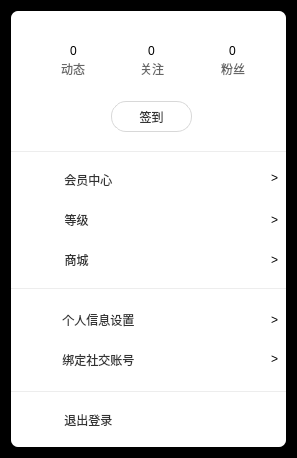
<?xml version="1.0" encoding="UTF-8"?>
<ui version="4.0">
 <class>Dialog</class>
 <widget class="QDialog" name="Dialog">
  <property name="geometry">
   <rect>
    <x>0</x>
    <y>0</y>
    <width>297</width>
    <height>458</height>
   </rect>
  </property>
  <property name="windowTitle">
   <string>Dialog</string>
  </property>
  <property name="styleSheet">
   <string notr="true">#Dialog {
	background-color: rgb(0, 0, 0);
}
#widget {
	background-color: rgb(255, 255, 255);
	border-radius: 20px;
}
#closeButton {
	border: none;
	background-color: rgb(255, 255, 255);
}
#closeButton:hover {
	color: white;
	background-color: rgb(232, 16, 16);
}</string>
  </property>
  <layout class="QVBoxLayout" name="verticalLayout">
   <item>
    <widget class="QWidget" name="widget" native="true">
     <property name="styleSheet">
      <string notr="true">border-radius:7px;</string>
     </property>
     <widget class="QLabel" name="label">
      <property name="geometry">
       <rect>
        <x>50</x>
        <y>50</y>
        <width>31</width>
        <height>16</height>
       </rect>
      </property>
      <property name="font">
       <font>
        <family>微软雅黑</family>
       </font>
      </property>
      <property name="styleSheet">
       <string notr="true">font: 9pt &quot;微软雅黑&quot;;
color: rgb(103, 103, 103);</string>
      </property>
      <property name="text">
       <string>动态</string>
      </property>
     </widget>
     <widget class="QLabel" name="label_2">
      <property name="geometry">
       <rect>
        <x>129</x>
        <y>50</y>
        <width>31</width>
        <height>16</height>
       </rect>
      </property>
      <property name="font">
       <font>
        <family>微软雅黑</family>
       </font>
      </property>
      <property name="styleSheet">
       <string notr="true">font: 9pt &quot;微软雅黑&quot;;
color: rgb(103, 103, 103);</string>
      </property>
      <property name="text">
       <string>关注</string>
      </property>
     </widget>
     <widget class="QLabel" name="label_3">
      <property name="geometry">
       <rect>
        <x>210</x>
        <y>50</y>
        <width>31</width>
        <height>16</height>
       </rect>
      </property>
      <property name="font">
       <font>
        <family>微软雅黑</family>
       </font>
      </property>
      <property name="styleSheet">
       <string notr="true">font: 9pt &quot;微软雅黑&quot;;
color: rgb(103, 103, 103);</string>
      </property>
      <property name="text">
       <string>粉丝</string>
      </property>
     </widget>
     <widget class="QLabel" name="label_news">
      <property name="geometry">
       <rect>
        <x>42</x>
        <y>29</y>
        <width>41</width>
        <height>21</height>
       </rect>
      </property>
      <property name="styleSheet">
       <string notr="true">font: 16pt &quot;微软雅黑&quot;;</string>
      </property>
      <property name="text">
       <string>0</string>
      </property>
      <property name="alignment">
       <set>Qt::AlignCenter</set>
      </property>
     </widget>
     <widget class="QLabel" name="label_follow">
      <property name="geometry">
       <rect>
        <x>120</x>
        <y>29</y>
        <width>41</width>
        <height>21</height>
       </rect>
      </property>
      <property name="styleSheet">
       <string notr="true">font: 16pt &quot;微软雅黑&quot;;</string>
      </property>
      <property name="text">
       <string>0</string>
      </property>
      <property name="alignment">
       <set>Qt::AlignCenter</set>
      </property>
     </widget>
     <widget class="QLabel" name="label_followers">
      <property name="geometry">
       <rect>
        <x>201</x>
        <y>29</y>
        <width>41</width>
        <height>21</height>
       </rect>
      </property>
      <property name="styleSheet">
       <string notr="true">font: 16pt &quot;微软雅黑&quot;;</string>
      </property>
      <property name="text">
       <string>0</string>
      </property>
      <property name="alignment">
       <set>Qt::AlignCenter</set>
      </property>
     </widget>
     <widget class="QPushButton" name="button_sign">
      <property name="geometry">
       <rect>
        <x>100</x>
        <y>90</y>
        <width>81</width>
        <height>31</height>
       </rect>
      </property>
      <property name="cursor">
       <cursorShape>PointingHandCursor</cursorShape>
      </property>
      <property name="styleSheet">
       <string notr="true">QPushButton#button_sign{
border-radius:15px;
color: rgb(51, 51, 51);
font: 11pt &quot;微软雅黑&quot;;
border:1px solid;
border-color: rgb(216, 216, 216);
qproperty-icon: url(:/pic/images/signicon.png) off, url(:/pic/images/signicon.png) on;
}
QPushButton#button_sign:hover{
background-color: rgb(243, 243, 243);
}</string>
      </property>
      <property name="text">
       <string>签到</string>
      </property>
     </widget>
     <widget class="QLabel" name="label_line">
      <property name="geometry">
       <rect>
        <x>0</x>
        <y>140</y>
        <width>281</width>
        <height>1</height>
       </rect>
      </property>
      <property name="font">
       <font>
        <family>微软雅黑</family>
       </font>
      </property>
      <property name="styleSheet">
       <string notr="true">font: 9pt &quot;微软雅黑&quot;;
color: rgb(103, 103, 103);
border:1px solid;
border-color: rgb(237, 237, 237);</string>
      </property>
      <property name="text">
       <string/>
      </property>
     </widget>
     <widget class="QPushButton" name="button_vipcenter">
      <property name="geometry">
       <rect>
        <x>0</x>
        <y>150</y>
        <width>281</width>
        <height>38</height>
       </rect>
      </property>
      <property name="styleSheet">
       <string notr="true">QPushButton#button_vipcenter{
border-radius:0px;
font: 10pt &quot;微软雅黑&quot;;
color: rgb(51, 51, 51);
qproperty-icon: url(:/pic/images/vipcenter_icon.png) off, url(:/pic/images/vipcenter_icon.png) on;
}
QPushButton#button_vipcenter:hover{
background-color: rgb(240, 241, 242);
}</string>
      </property>
      <property name="text">
       <string>会员中心                                      </string>
      </property>
     </widget>
     <widget class="QLabel" name="label_4">
      <property name="geometry">
       <rect>
        <x>260</x>
        <y>157</y>
        <width>16</width>
        <height>20</height>
       </rect>
      </property>
      <property name="styleSheet">
       <string notr="true">font: 14pt &quot;Agency FB&quot;;</string>
      </property>
      <property name="text">
       <string>&gt;</string>
      </property>
     </widget>
     <widget class="QPushButton" name="button_grade">
      <property name="geometry">
       <rect>
        <x>0</x>
        <y>190</y>
        <width>281</width>
        <height>38</height>
       </rect>
      </property>
      <property name="styleSheet">
       <string notr="true">QPushButton#button_grade{
border-radius:0px;
font: 10pt &quot;微软雅黑&quot;;
color: rgb(51, 51, 51);
qproperty-icon: url(:/pic/images/grade_icon.png) off, url(:/pic/images/grade_icon.png) on;
}
QPushButton#button_grade:hover{
background-color: rgb(240, 241, 242);
}</string>
      </property>
      <property name="text">
       <string>等级                                             </string>
      </property>
     </widget>
     <widget class="QPushButton" name="button_mall">
      <property name="geometry">
       <rect>
        <x>0</x>
        <y>230</y>
        <width>281</width>
        <height>38</height>
       </rect>
      </property>
      <property name="styleSheet">
       <string notr="true">QPushButton#button_mall{
border-radius:0px;
font: 10pt &quot;微软雅黑&quot;;
color: rgb(51, 51, 51);
qproperty-icon: url(:/pic/images/mall_icon.png) off, url(:/pic/images/mall_icon.png) on;
}
QPushButton#button_mall:hover{
background-color: rgb(240, 241, 242);
}</string>
      </property>
      <property name="text">
       <string>商城                                             </string>
      </property>
     </widget>
     <widget class="QLabel" name="label_line_2">
      <property name="geometry">
       <rect>
        <x>0</x>
        <y>277</y>
        <width>281</width>
        <height>1</height>
       </rect>
      </property>
      <property name="font">
       <font>
        <family>微软雅黑</family>
       </font>
      </property>
      <property name="styleSheet">
       <string notr="true">font: 9pt &quot;微软雅黑&quot;;
color: rgb(103, 103, 103);
border:1px solid;
border-color: rgb(237, 237, 237);</string>
      </property>
      <property name="text">
       <string/>
      </property>
     </widget>
     <widget class="QPushButton" name="button_info">
      <property name="geometry">
       <rect>
        <x>0</x>
        <y>290</y>
        <width>281</width>
        <height>38</height>
       </rect>
      </property>
      <property name="styleSheet">
       <string notr="true">QPushButton#button_info{
border-radius:0px;
font: 10pt &quot;微软雅黑&quot;;
color: rgb(51, 51, 51);
qproperty-icon: url(:/pic/images/info_icon.png) off, url(:/pic/images/info_icon.png) on;
}
QPushButton#button_info:hover{
background-color: rgb(240, 241, 242);
}</string>
      </property>
      <property name="text">
       <string>个人信息设置                                </string>
      </property>
     </widget>
     <widget class="QPushButton" name="button_connect">
      <property name="geometry">
       <rect>
        <x>0</x>
        <y>330</y>
        <width>281</width>
        <height>38</height>
       </rect>
      </property>
      <property name="styleSheet">
       <string notr="true">QPushButton#button_connect{
border-radius:0px;
font: 10pt &quot;微软雅黑&quot;;
color: rgb(51, 51, 51);
qproperty-icon: url(:/pic/images/connect_icon.png) off, url(:/pic/images/connect_icon.png) on;
}
QPushButton#button_connect:hover{
background-color: rgb(240, 241, 242);
}</string>
      </property>
      <property name="text">
       <string>绑定社交账号                                </string>
      </property>
     </widget>
     <widget class="QLabel" name="label_line_3">
      <property name="geometry">
       <rect>
        <x>0</x>
        <y>380</y>
        <width>281</width>
        <height>1</height>
       </rect>
      </property>
      <property name="font">
       <font>
        <family>微软雅黑</family>
       </font>
      </property>
      <property name="styleSheet">
       <string notr="true">font: 9pt &quot;微软雅黑&quot;;
color: rgb(103, 103, 103);
border:1px solid;
border-color: rgb(237, 237, 237);</string>
      </property>
      <property name="text">
       <string/>
      </property>
     </widget>
     <widget class="QPushButton" name="button_logout">
      <property name="geometry">
       <rect>
        <x>0</x>
        <y>390</y>
        <width>281</width>
        <height>38</height>
       </rect>
      </property>
      <property name="styleSheet">
       <string notr="true">QPushButton#button_logout{
border-radius:0px;
font: 10pt &quot;微软雅黑&quot;;
color: rgb(51, 51, 51);
qproperty-icon: url(:/pic/images/logout_icon.png) off, url(:/pic/images/logout_icon.png) on;
}
QPushButton#button_logout:hover{
background-color: rgb(240, 241, 242);
}</string>
      </property>
      <property name="text">
       <string>退出登录                                      </string>
      </property>
     </widget>
     <widget class="QLabel" name="label_5">
      <property name="geometry">
       <rect>
        <x>260</x>
        <y>199</y>
        <width>16</width>
        <height>20</height>
       </rect>
      </property>
      <property name="styleSheet">
       <string notr="true">font: 14pt &quot;Agency FB&quot;;</string>
      </property>
      <property name="text">
       <string>&gt;</string>
      </property>
     </widget>
     <widget class="QLabel" name="label_6">
      <property name="geometry">
       <rect>
        <x>260</x>
        <y>239</y>
        <width>16</width>
        <height>20</height>
       </rect>
      </property>
      <property name="styleSheet">
       <string notr="true">font: 14pt &quot;Agency FB&quot;;</string>
      </property>
      <property name="text">
       <string>&gt;</string>
      </property>
     </widget>
     <widget class="QLabel" name="label_7">
      <property name="geometry">
       <rect>
        <x>260</x>
        <y>299</y>
        <width>16</width>
        <height>20</height>
       </rect>
      </property>
      <property name="styleSheet">
       <string notr="true">font: 14pt &quot;Agency FB&quot;;</string>
      </property>
      <property name="text">
       <string>&gt;</string>
      </property>
     </widget>
     <widget class="QLabel" name="label_8">
      <property name="geometry">
       <rect>
        <x>260</x>
        <y>338</y>
        <width>16</width>
        <height>20</height>
       </rect>
      </property>
      <property name="styleSheet">
       <string notr="true">font: 14pt &quot;Agency FB&quot;;</string>
      </property>
      <property name="text">
       <string>&gt;</string>
      </property>
     </widget>
    </widget>
   </item>
  </layout>
 </widget>
 <resources>
  <include location="info.qrc"/>
 </resources>
 <connections/>
</ui>
